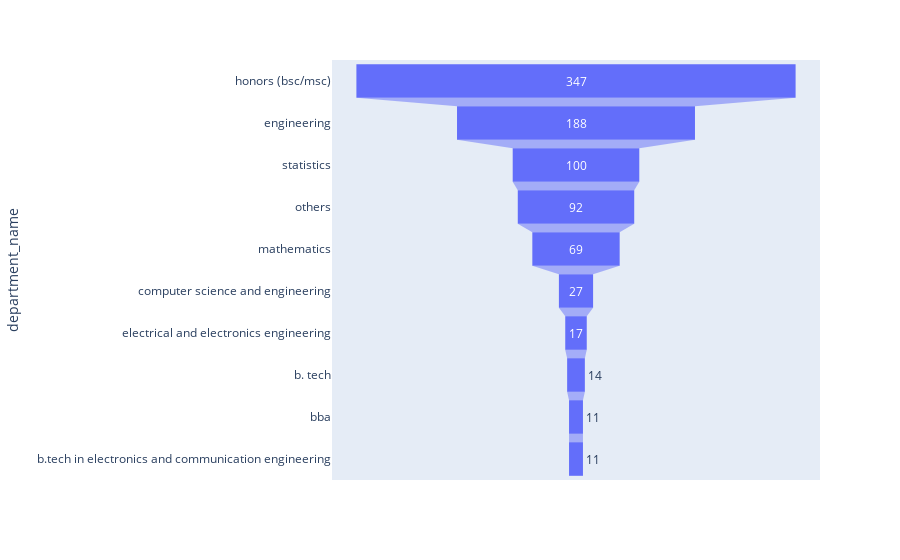

Notebook cell for this chart:
### Code cell
import plotly.express as px
data = dict(
    department_name = dep_top_participate1['department'],
    counts = dep_top_participate1['counts'],
    )
fig = px.funnel(data, x='counts', y='department_name')
fig.show()

### Figure 1 — Plotly figure (JSON) as saved in the notebook; plotly's stock layout.template omitted (floating-point values rounded to 4 significant figures)
{"data": [{"hovertemplate": "counts=%{x}<br>department_name=%{y}<extra></extra>", "legendgroup": "", "marker": {"color": "#636efa"}, "name": "", "orientation": "h", "showlegend": false, "type": "funnel", "x": [347, 188, 100, 92, 69, 27, 17, 14, 11, 11], "xaxis": "x", "y": ["honors (bsc/msc)", "engineering", "statistics", "others", "mathematics", "computer science and engineering", "electrical and electronics engineering", "b. tech", "bba", "b.tech in electronics and communication engineering"], "yaxis": "y"}], "layout": {"legend": {"tracegroupgap": 0}, "margin": {"t": 60}, "xaxis": {"anchor": "y", "domain": [0, 1], "title": {"text": "counts"}}, "yaxis": {"anchor": "x", "domain": [0, 1], "title": {"text": "department_name"}}}}
